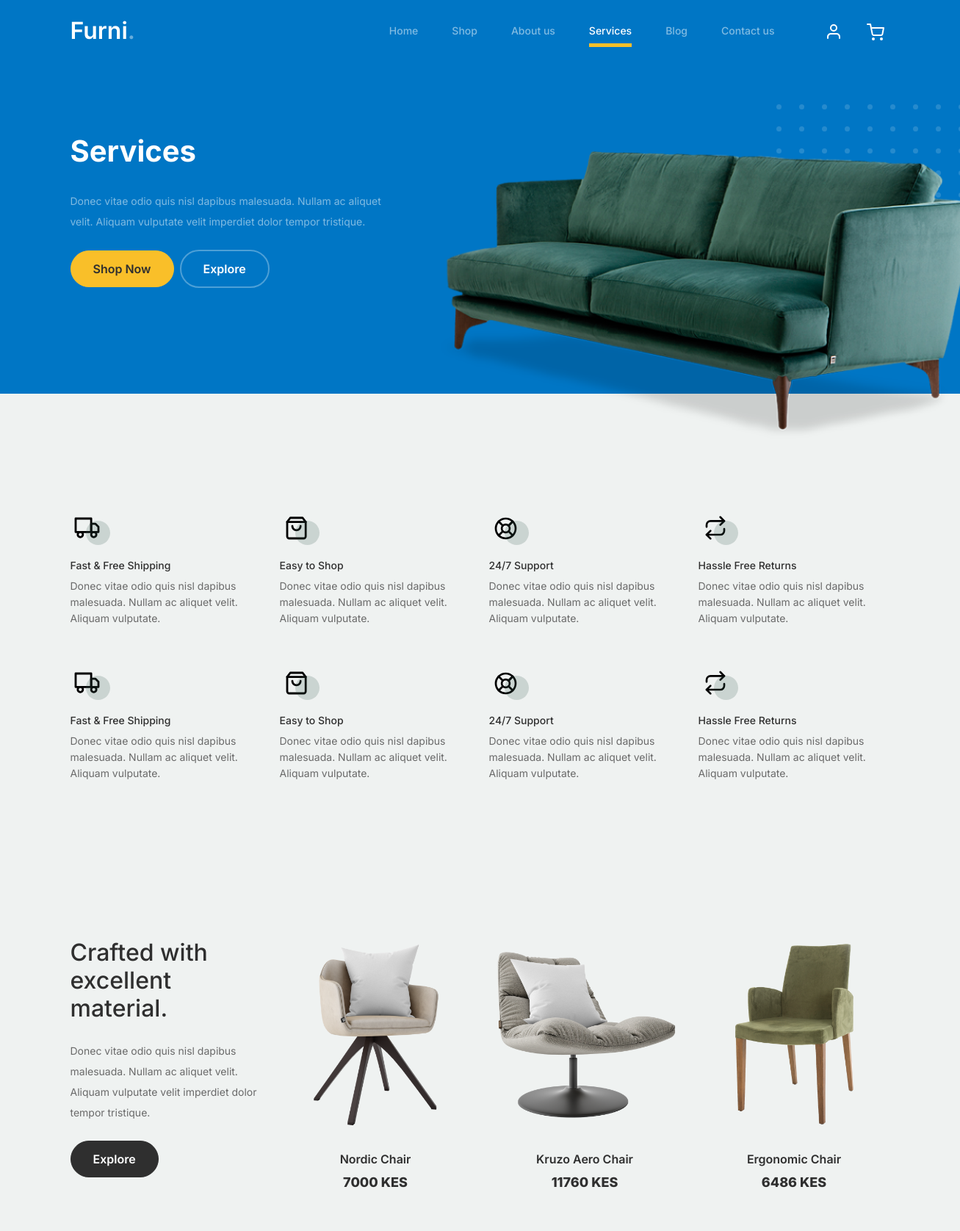
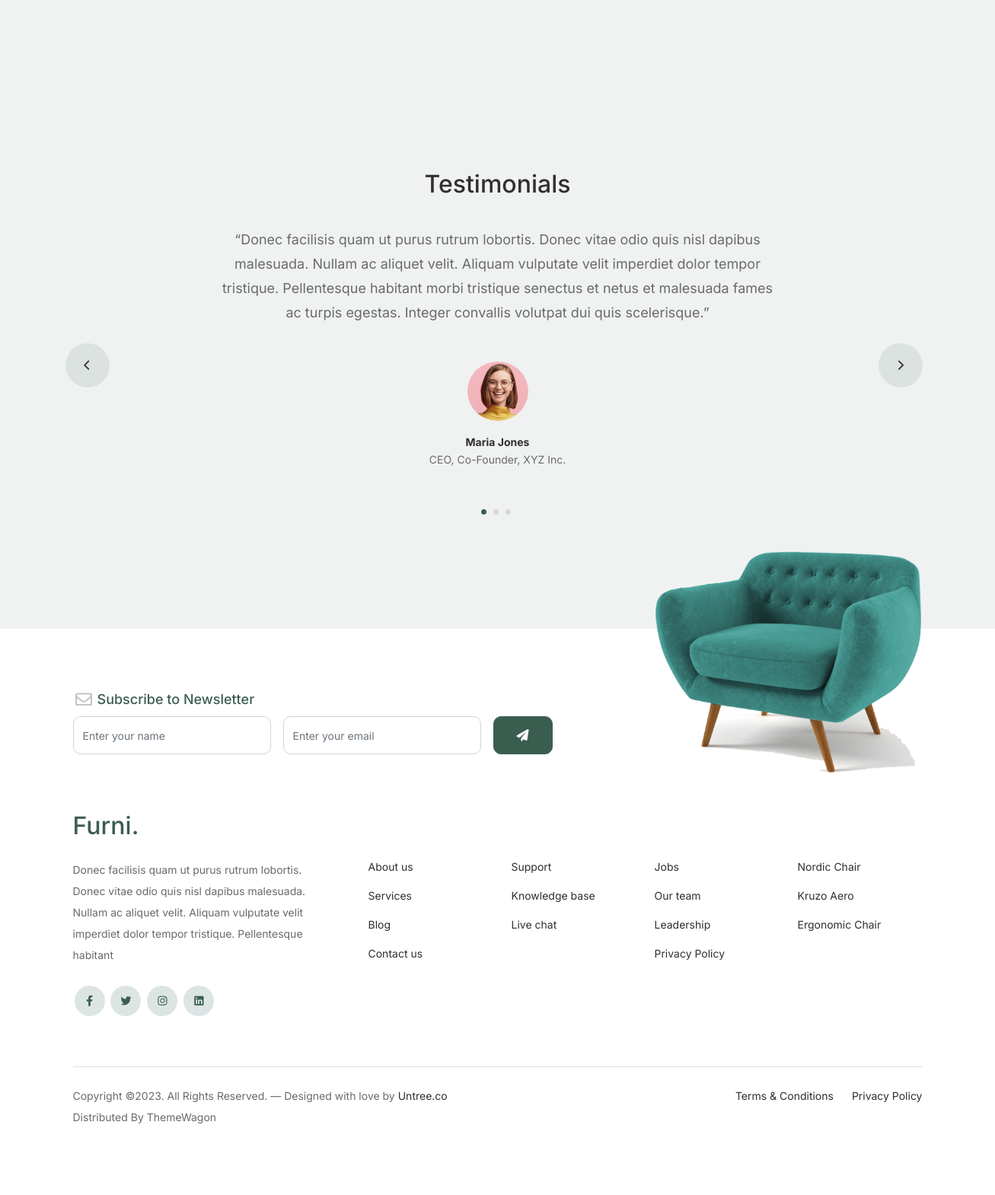
/services, run on the app's committed database (2 pictures, top to bottom).
### app/models.py (models this page shows, shortened)
class Product(models.Model):
    image = models.ImageField(upload_to='products/Product/')
    title = models.CharField(max_length=50)
    price = models.PositiveIntegerField(default=0)

### app/views.py (the view)
# urls.py: path('services', views.services, name='services'),
def services(request):
    product = Product.objects.all()
    return render(request, 'services.html', {"product":product ,"navbar":"services"})

### app/templates/services.html (shortened to what this page needs)
{%extends "layout.html"%}
{%load static%}
{%block body%}
			<div class="hero">
				<div class="container">
					<div class="row justify-content-between">
						<div class="col-lg-5">
							<div class="intro-excerpt">
								<h1>Services</h1>
								<p class="mb-4">Donec vitae odio quis nisl dapibus malesuada. Nullam ac aliquet velit. Aliquam vulputate velit imperdiet dolor tempor tristique.</p>
								<p><a href={% url "app:shop"%} class="btn btn-secondary me-2">Shop Now</a><a href={%url "app:blog"%} class="btn btn-white-outline">Explore</a></p>
							</div>
						</div>
						<div class="col-lg-7">
							<div class="hero-img-wrap">
								<img src={%static "images/couch.png"%} class="img-fluid">
							</div>
						</div>
					</div>
				</div>
			</div>
		<div class="why-choose-section">
			<div class="container">
				<div class="row my-5">
					<div class="col-6 col-md-6 col-lg-3 mb-4">
						<div class="feature">
							<div class="icon">
								<img src={%static "images/truck.svg"%} alt="Image" class="imf-fluid">
							</div>
							<h3>Fast &amp; Free Shipping</h3>
							<p>Donec vitae odio quis nisl dapibus malesuada. Nullam ac aliquet velit. Aliquam vulputate.</p>
						</div>
					</div>
					<div class="col-6 col-md-6 col-lg-3 mb-4">
						<div class="feature">
							<div class="icon">
								<img src={%static "images/bag.svg"%} alt="Image" class="imf-fluid">
							</div>
							<h3>Easy to Shop</h3>
							<p>Donec vitae odio quis nisl dapibus malesuada. Nullam ac aliquet velit. Aliquam vulputate.</p>
						</div>
					</div>
					<div class="col-6 col-md-6 col-lg-3 mb-4">
						<div class="feature">
							<div class="icon">
								<img src={%static "images/support.svg"%} alt="Image" class="imf-fluid">
							</div>
							<h3>24/7 Support</h3>
							<p>Donec vitae odio quis nisl dapibus malesuada. Nullam ac aliquet velit. Aliquam vulputate.</p>
						</div>
					</div>
					<div class="col-6 col-md-6 col-lg-3 mb-4">
						<div class="feature">
							<div class="icon">
								<img src={%static "images/return.svg"%} alt="Image" class="imf-fluid">
							</div>
							<h3>Hassle Free Returns</h3>
							<p>Donec vitae odio quis nisl dapibus malesuada. Nullam ac aliquet velit. Aliquam vulputate.</p>
						</div>
					</div>
					<div class="col-6 col-md-6 col-lg-3 mb-4">
						<div class="feature">
							<div class="icon">
								<img src={%static "images/truck.svg"%} alt="Image" class="imf-fluid">
							</div>
							<h3>Fast &amp; Free Shipping</h3>
							<p>Donec vitae odio quis nisl dapibus malesuada. Nullam ac aliquet velit. Aliquam vulputate.</p>
						</div>
					</div>
					<div class="col-6 col-md-6 col-lg-3 mb-4">
						<div class="feature">
							<div class="icon">
								<img src={%static "images/bag.svg"%} alt="Image" class="imf-fluid">
							</div>
							<h3>Easy to Shop</h3>
							<p>Donec vitae odio quis nisl dapibus malesuada. Nullam ac aliquet velit. Aliquam vulputate.</p>
						</div>
					</div>
					<div class="col-6 col-md-6 col-lg-3 mb-4">
						<div class="feature">
							<div class="icon">
								<img src={%static "images/support.svg"%} alt="Image" class="imf-fluid">
							</div>
							<h3>24/7 Support</h3>
							<p>Donec vitae odio quis nisl dapibus malesuada. Nullam ac aliquet velit. Aliquam vulputate.</p>
						</div>
					</div>
					<div class="col-6 col-md-6 col-lg-3 mb-4">
						<div class="feature">
							<div class="icon">
								<img src={%static "images/return.svg"%} alt="Image" class="imf-fluid">
							</div>
							<h3>Hassle Free Returns</h3>
							<p>Donec vitae odio quis nisl dapibus malesuada. Nullam ac aliquet velit. Aliquam vulputate.</p>
						</div>
					</div>
				</div>
			</div>
		</div>
		<div class="product-section pt-0">
			<div class="container">
				<div class="row">
					<div class="col-md-12 col-lg-3 mb-5 mb-lg-0">
						<h2 class="mb-4 section-title">Crafted with excellent material.</h2>
						<p class="mb-4">Donec vitae odio quis nisl dapibus malesuada. Nullam ac aliquet velit. Aliquam vulputate velit imperdiet dolor tempor tristique. </p>
						<p><a href="#" class="btn">Explore</a></p>
					</div>
				{%for i in product%}
					<div class="col-12 col-md-4 col-lg-3 mb-5 mb-md-0">
						<a class="product-item" href="#">
							<img src=/media/{{i.image}} class="img-fluid product-thumbnail">
							<h3 class="product-title">{{i.title}}</h3>
							<strong class="product-price">{{i.price}} KES</strong>
						</a>
					</div>
				{%endfor%}
				</div>
			</div>
		</div>
		<div class="testimonial-section before-footer-section">
			<div class="container">
				<div class="row">
					<div class="col-lg-7 mx-auto text-center">
						<h2 class="section-title">Testimonials</h2>
					</div>
				</div>
				<div class="row justify-content-center">
					<div class="col-lg-12">
						<div class="testimonial-slider-wrap text-center">
							<div id="testimonial-nav">
								<span class="prev" data-controls="prev"><span class="fa fa-chevron-left"></span></span>
								<span class="next" data-controls="next"><span class="fa fa-chevron-right"></span></span>
							</div>
							<div class="testimonial-slider">
								<div class="item">
									<div class="row justify-content-center">
										<div class="col-lg-8 mx-auto">
											<div class="testimonial-block text-center">
												<blockquote class="mb-5">
													<p>&ldquo;Donec facilisis quam ut purus rutrum lobortis. Donec vitae odio quis nisl dapibus malesuada. Nullam ac aliquet velit. Aliquam vulputate velit imperdiet dolor tempor tristique. Pellentesque habitant morbi tristique senectus et netus et malesuada fames ac turpis egestas. Integer convallis volutpat dui quis scelerisque.&rdquo;</p>
												</blockquote>
												<div class="author-info">
													<div class="author-pic">
														<img src={%static "images/person-1.png"%} alt="Maria Jones" class="img-fluid">
													</div>
													<h3 class="font-weight-bold">Maria Jones</h3>
													<span class="position d-block mb-3">CEO, Co-Founder, XYZ Inc.</span>
												</div>
											</div>
										</div>
									</div>
								</div>
								<div class="item">
									<div class="row justify-content-center">
									</div>
								</div>
								<div class="item">
									<div class="row justify-content-center">
									</div>
								</div>
							</div>
						</div>
					</div>
				</div>
			</div>
		</div>
	{%endblock%}

### app/static/css/tiny-slider.css (style rules this page uses)
.tns-slider { -webkit-transition:all 0s;-moz-transition:all 0s;transition:all 0s }
.tns-slider>.tns-item { -webkit-box-sizing:border-box;-moz-box-sizing:border-box;box-sizing:border-box }
.tns-horizontal.tns-subpixel { white-space:nowrap }
.tns-horizontal.tns-subpixel>.tns-item { display:inline-block;vertical-align:top;white-space:normal }

### data on the page
Product: image (picture), title "Nordic Chair", price "7000"
Product: image (picture), title "Kruzo Aero Chair", price "11760"
Product: image (picture), title "Ergonomic Chair", price "6486"
